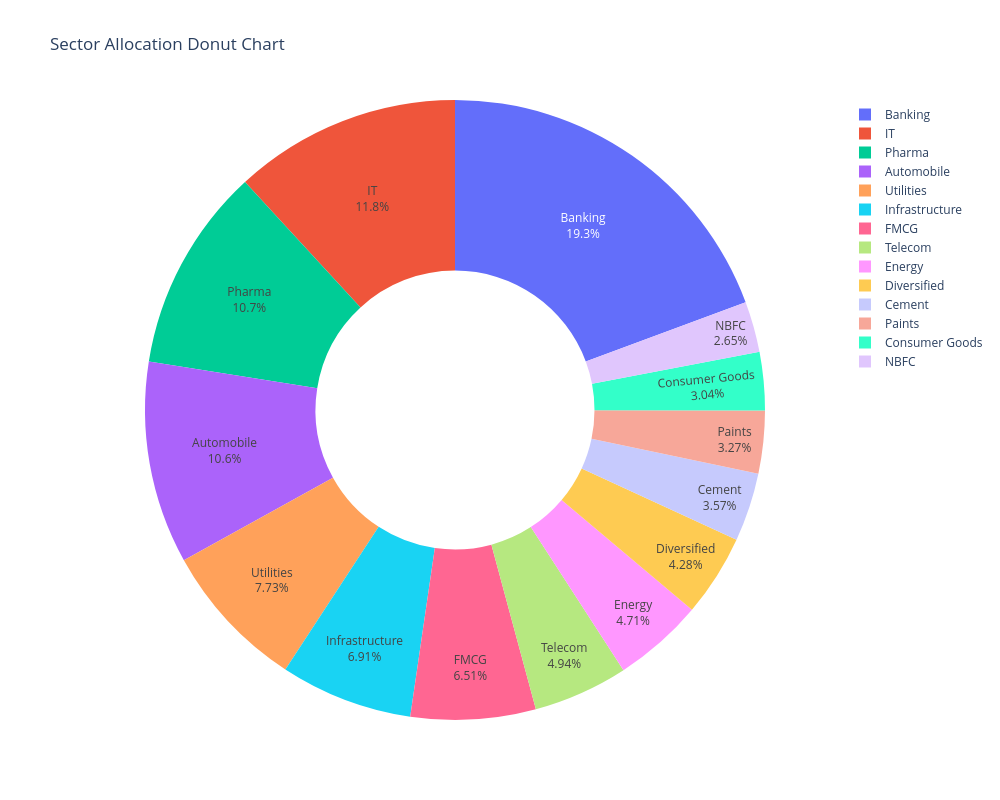

Notebook source saved alongside this figure:
### Code cell
# Chart 12: Sector allocation donut chart
sector_allocation = holdings.groupby('sector', as_index=False)['market_value_cr'].sum().sort_values('market_value_cr', ascending=False)
fig = go.Figure(
    data=[
        go.Pie(
            labels=sector_allocation['sector'],
            values=sector_allocation['market_value_cr'],
            hole=0.45,
            textinfo='label+percent',
        )
    ]
)
fig.update_layout(title='Sector Allocation Donut Chart', template='plotly_white', width=1000, height=800)
save_plotly(fig, '12_sector_allocation_donut.png')
fig.show()

### Figure 1 — Plotly figure (JSON) as saved in the notebook; plotly's stock layout.template omitted (floating-point values rounded to 4 significant figures)
{"data": [{"hole": 0.45, "labels": ["Banking", "IT", "Pharma", "Automobile", "Utilities", "Infrastructure", "FMCG", "Telecom", "Energy", "Diversified", "Cement", "Paints", "Consumer Goods", "NBFC"], "textinfo": "label+percent", "type": "pie", "values": [62840.0, 38480.0, 34610.0, 34300.0, 25110.0, 22430.0, 21150.0, 16050.0, 15290.0, 13900.0, 11610.0, 10610.0, 9860.0, 8615.0]}], "layout": {"height": 800, "title": {"text": "Sector Allocation Donut Chart"}, "width": 1000}}
